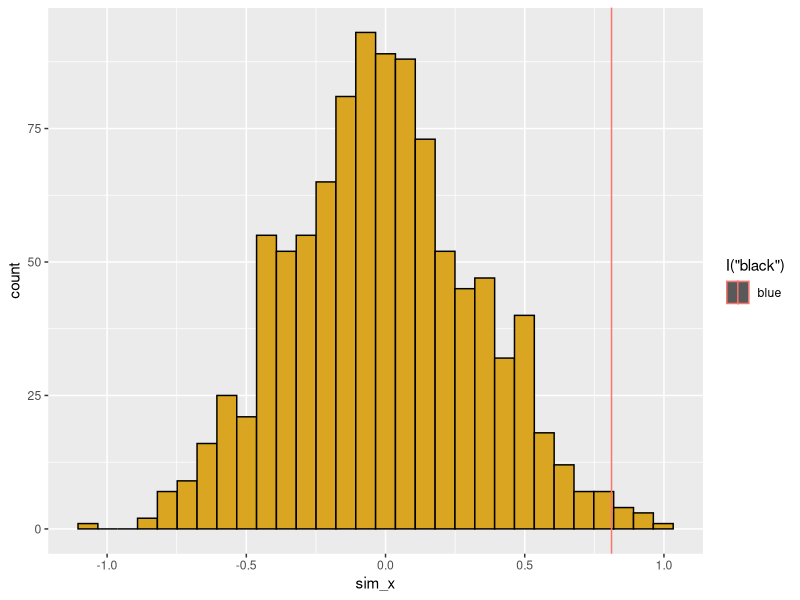

This figure's R source:
# Isaac Racine
# Randomization Tests
# 23 Mar 2021
#------------------------------------------------

# statistical p is probability of obtaining the observed results
# (or something more extreme) if the null hypothesis were true
# p(data|H0)

# H0 or Null hpot is of "no effect"
# variation is caused by measured error or other unspecified (and 
# less important) source of variation

# two advantages of the randomization test 
# relaxes assumption of standard parametric tests (normality,
# balanced sample sizes, common variance)
# give a more intuitive understanding of statistical probability

#-------------- Steps in Randomization Test ---------------
# 1. Define a metric (X) as a single number to represent pattern
# 2. Calculate X(obs) the metric for the empirical (obs) data that we start with
# 3. Randomize or reshuffle the data. Randomize in a way that would uncouple the association b/t obs data and their assignment to treatment groups. Ideally, the randomization only affect the pattern of treatment effects in the data. Other aspects of the data (such as sample sizes) are preserved in the randomization. Stimulate the null hypothesis.
# 4. For this single randomization, calculate X(sim). If null hypothesis is true X(obs) is similar to X(sim). If the null hypothesis is false X(obs) is very different from X(sim).
# 5. Repeat steps (3) and (4) many times (typical n=1000), this is called bootstrapping. This will let us visualize as a histrogram the distribution of X(sim); distribution of X values when the null hypothesis is true
# 6. Estimate the tail probability of the obs metric (or something more extreme) given the null distribution (pX(obs)|H0)

#-------------- Preliminaries ---------------
library(ggplot2)
library(TeachingDemos)

#This is used to replicate data by setting seed of random num gen
set.seed(100)

#Teaching demos lets you seed with characters
char2seed("espresso withdrawl")
# OR which will return the number to seed
char2seed("espresso withdrawl", set=FALSE)

# if don't set seed R will make call to Sys.time() when start and set that to the seed 
Sys.time()

#However if we call as.numeric() it will return time in seconds
as.numeric(Sys.time())
my_seed <- as.numeric(Sys.time())
set.seed(my_seed)

#reset seed for purpose of class
char2seed("espresso withdrawl")

#-------------- treatment groups ---------------
trt_group <- c(rep("Control", 4), rep("Treatment", 5))
print(trt_group)

#-------------- Response variable ---------------
z <- c(runif(4) + 1, runif(5) +10)
print(z)

#-------------- combine into dataframe ---------------
df <- data.frame(trt = trt_group, res = z)
print(df)

#-------------- Analysis ---------------

# look at meant in two groups
# tapply: acts as tags
obs <- tapply(df$res, df$trt, mean)
print(obs)

#-------------- Simulated Data ---------------
# create a new df
df_sim <- df

#sample changes the position and ordering of values regardless of treatment
df_sim$res <- sample(df_sim$res)
print(df_sim)

#look at the means in the two groups of randomized data
sim_obs <- tapply(df_sim$res, df_sim$trt, mean)
print(sim_obs)


#-------------- build function ---------------

#---------------------------------------
# FUNCTION read_data
# description: read in (or generate) data set for analysis
# inputs: file anem (or nothing as in this demo)
# outputs: 3 col data frame of obs data (ID, x, y)
########################################
read_data <- function(z = NULL) {
  if(is.null(z)){
    x_obs <- 1:20
    y_obs <- x_obs + 10 * rnorm(20)
    df <- data.frame(ID = seq_along(x_obs),
                     x_obs,
                     y_obs)}
#    df <- read.table(file = z,
 #                    header = TRUE,
  #                   stringsAsFactors = FALSE)

return(df)

} # end of read_data
#---------------------------------------
#read_data()

#---------------------------------------
# FUNCTION get_metric
# description: calculate metric for randomization test
# inputs: 2-col data frame for regression
# outputs: regression slope
########################################
get_metric <- function(z = NULL) {
  if(is.null(z)){
    x_obs <- 1:20
    y_obs <- x_obs + 10 * rnorm(20)
    z <- data.frame(ID = seq_along(x_obs), 
                    x_obs,
                    y_obs)}
  . <- lm(z[,3]~z[,2])  #3 col is y var, 2 is xvar
  . <- summary(.)
  
  . <- .$coefficients[2,1] # grabbing matrix and getting slope
  slope <- .
  
  return(slope)

} # end of get_metric
#---------------------------------------
#get_metric()

#---------------------------------------
# FUNCTION shuffle_data
# description: randomize data for a regression analysis
# inputs: 3 col data frame (ID, xvar, yvar)
# outputs: 3 col data frame (ID, xvar, yvar)
########################################
shuffle_data <- function(z = NULL) {
  if(is.null(z)){
    x_obs <- 1:20
    y_obs <- x_obs + 10 * rnorm(20)
    z <- data.frame(ID = seq_along(x_obs),
                    x_obs,
                    y_obs)}
  z[,3] <- sample(z[,3])
    
return(z)

} # end of shuffle_data
#---------------------------------------
#shuffle_data()

#---------------------------------------
# FUNCTION get_pval
# description: calculate p-val from simulation
# inputs: list of observed metric and vector of simulated metrics
# outputs: lower and upper tail probability
########################################
get_pval <- function(z = NULL) {
  if(is.null(z)){
    z <- list(rnorm(1), rnorm(1000))}
  p_lower <- mean(z[[2]] <= z [[1]])
  #what is the proportion of the simulated values less than the obs values
  
  p_upper <- mean(z[[2]] >= z[[1]])

return(c(pL = p_lower,pU = p_upper))

} # end of get_pval
#---------------------------------------
get_pval()



#---------------------------------------
# FUNCTION plot_ran_test
# description: create a ggplot of histogram of simulated values
# inputs: list of obs metric and vector simulated metrics
# outputs: saved ggplot graph
########################################
plot_ran_test <- function(z = NULL) {
  if(is.null(z)){
    z <- list(rnorm(1), rnorm(1000))}
  df <- data.frame(ID = seq_along(z[[2]]), sim_x = z [[2]])
  p1 <- ggplot(data = df, mapping = aes(x = sim_x))
  p1 + geom_histogram(mapping = aes(fill = I("goldenrod"),
                                    color = I("black"))) +
    geom_vline(aes(xintercept = z [[1]], col = "blue"))
  


} # end of plot_ran_test
#---------------------------------------
#plot_ran_test()

# distribution of 1000 simulated slopes from our model
# the blue line is the actual slope that comes out from this data


#-------------- Analysis ---------------
n_sim <- 1000 # num of simulated data sets to construct
x_sim <- rep(NA, n_sim) #set up empty vector for simulated slopes
df <- read_data() # get (fake) data
x_obs <- get_metric(df) # get slope of obs data

#seq_along uses the length of a vector
#seq_len uses the value of number passed
for (i in seq_len(n_sim)) {
  x_sim[i] <- get_metric(shuffle_data(df))}
  #shuffle data then pull out metric value of sim data and save these values for all 1000 simulations in vector)

slopes <- list(x_obs, x_sim) #x_sim is 1000 simulated slopes
get_pval(slopes) #if pL is greater than the real slope is likely greater than most 
plot_ran_test(slopes) #the blue line is what splits distribution into upper and lower tails calculated above

#BOOSTRAPPING is sampling with replacement for the same amount of sample size as in the original data. THe calculated mean for each simulated sample allows for a differenc in means
